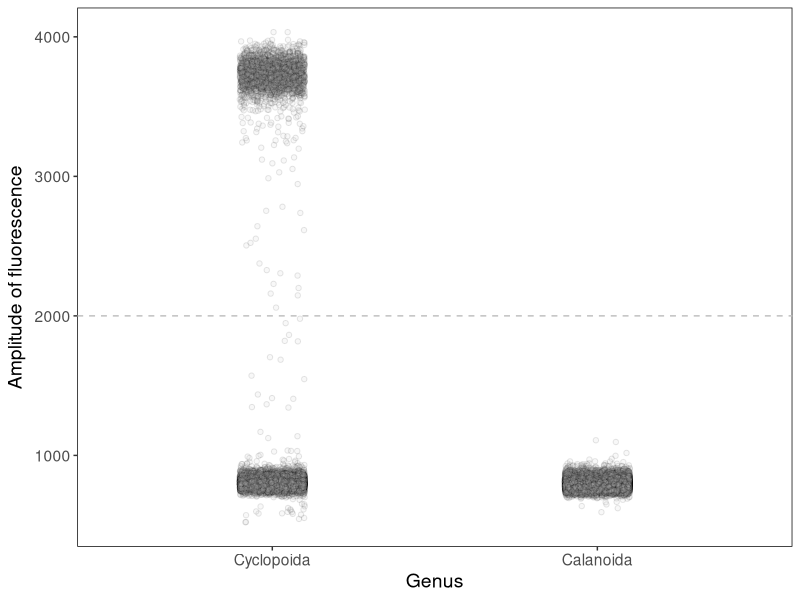
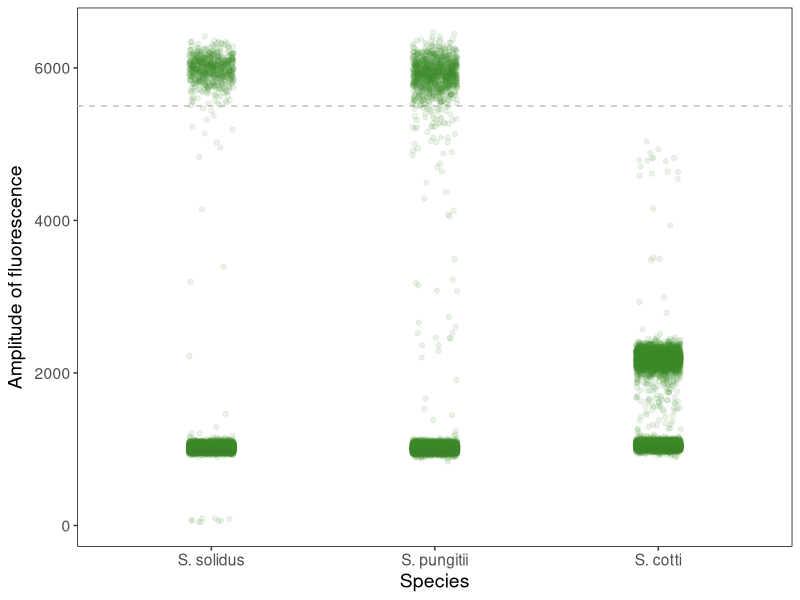

R code for these plots, in order:
## ---- chunk 1
#Libraries
library(ggplot2)
library(tidyverse)
library(dplyr)
library(readr)
library(forcats)
library(ggrepel)
library(ggpubr)
## ---- chunk 2
#Theme set
theme_set(  theme(legend.position = "none",
                  strip.background = element_rect(fill = "White"),
                  panel.background = element_rect(fill = "white",
                                                  colour = "black"), 
                  panel.grid.major = element_blank(), 
                  panel.grid.minor = element_blank(), 
                  text = element_text(size = 14)))
## ---- chunk 3
specificity <- read_csv("SupplementaryMaterials_ddPCR_2025.csv") 

#####################
##Copepods Wells ###
#####################
#Here we can select a couple of specific wells to show that the probe-primers do not amplify Calanoids.
cyclo <- read_csv("Cyclpoid_Example.csv")
cyclo$Genus <- as.factor("Cyclopoida")

cala <- read_csv("Calanoid_Example.csv")
cala$Genus <- as.factor("Calanoida")

cope_compare<- rbind(cyclo, cala)


#####################
##Worm Wells ###
#####################
solidus <- read_csv("Solidus_Example.csv")
solidus$Species <- as.factor("S. solidus")

cotti <- read_csv("Cotti_Example.csv")
cotti$Species <- as.factor("S. cotti")

pungitii <- read_csv("Pungitii_Example.csv")
pungitii$Species <- as.factor("S. pungitii")

worm_compare<- rbind(solidus, pungitii, cotti)

## ---- chunk 4

cope_compare %>%
  ggplot(aes(x = Genus)) +
  geom_hline(yintercept = 2000, linetype = "dashed", colour = "grey")+
  #Copepods (Black)
  geom_jitter(width = 0.1, height = 0,aes(y = `Ch2 Amplitude`), 
              fill = "grey",
              colour = "black", 
              alpha = 0.1, shape = 21) +
    labs(y = expression("Amplitude of fluorescence"))


worm_compare %>%
  ggplot(aes(x = Species)) +
  geom_hline(yintercept = 5500, linetype = "dashed", colour = "grey")+
  #Copepods (Black)
  geom_jitter(width = 0.1, height = 0,aes(y = `Ch1 Amplitude`), 
              fill = "#448F30",
              colour = "#448F30", 
              alpha = 0.1, shape = 21) +
    labs(y = expression("Amplitude of fluorescence"))

